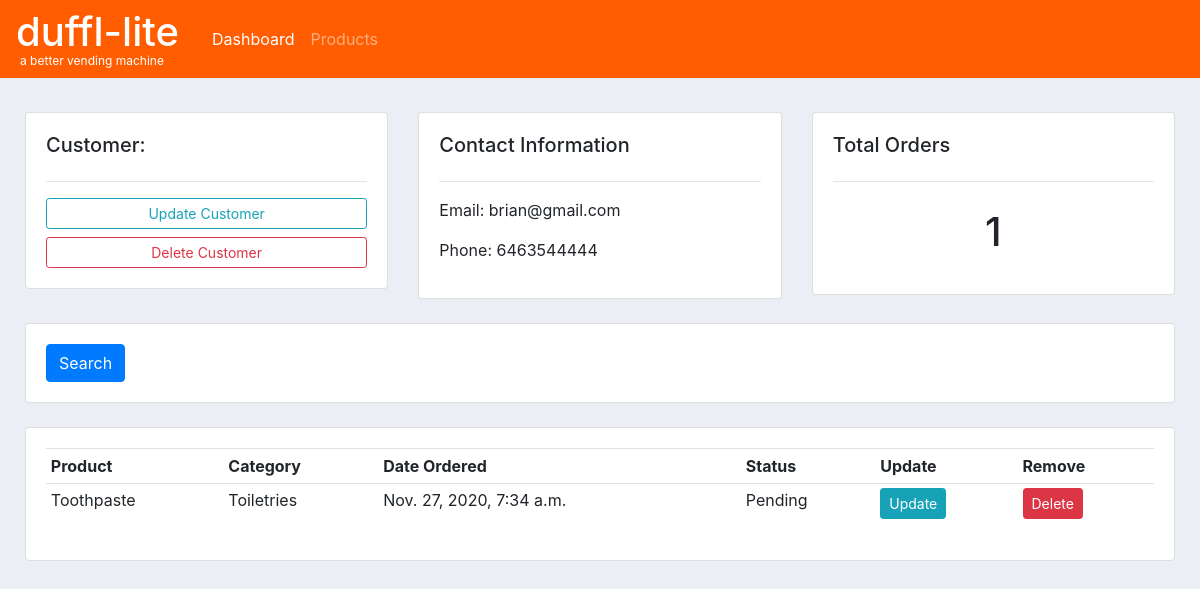
/customer/3/, run on the app's committed database.
### accounts/models.py (models this page shows, shortened)
class Customer(models.Model):
	name = models.CharField(max_length=200, null=True)
	phone = models.CharField(max_length=200, null=True)
	email = models.CharField(max_length=200, null=True)
	date_created = models.DateTimeField(auto_now_add=True, null=True)

class Order(models.Model):
	STATUS = (
			('Pending', 'Pending'),
			('Out for delivery', 'Out for delivery'),
			('Delivered', 'Delivered'),
			)
	customer = models.ForeignKey(Customer, null=True, on_delete= models.SET_NULL)
	product = models.ForeignKey(Product, null=True, on_delete= models.SET_NULL)
	date_created = models.DateTimeField(auto_now_add=True, null=True)
	status = models.CharField(max_length=200, null=True, choices=STATUS)

class Product(models.Model):
	CATEGORY = (
			('Snacks', 'Snacks'),
			('Toiletries', 'Toiletries'),
			)
	name = models.CharField(max_length=200, null=True)
	price = models.FloatField(null=True)
	category = models.CharField(max_length=200, null=True, choices=CATEGORY)
	description = models.CharField(max_length=200, null=True, blank=True)
	date_created = models.DateTimeField(auto_now_add=True, null=True)
	def __str__(self):
		return self.name

### accounts/views.py (the view)
# urls.py: path('customer/<str:pk_test>/', views.customer, name="customer"),
def customer(request, pk_test):
	customer = Customer.objects.get(id=pk_test)
	orders = customer.order_set.all()
	order_count = orders.count()
	context = {'customer':customer, 'orders':orders, 'order_count':order_count}
	return render(request, 'accounts/customer.html',context)

### accounts/templates/accounts/customer.html
{% extends 'accounts/main.html' %}
{% block content %}
<br>
<div class="row">
    <div class="col-md">
        <div class="card card-body">
            <h5>Customer:</h5>
            <hr>
            <a class="btn btn-outline-info  btn-sm btn-block" href="">Update Customer</a>
            <a class="btn btn-outline-danger  btn-sm btn-block" href="">Delete Customer</a>
        </div>
    </div>
    <div class="col-md">
        <div class="card card-body">
            <h5>Contact Information</h5>
            <hr>
            <p>Email: {{customer.email}}</p>
            <p>Phone: {{customer.phone}}</p>
        </div>
    </div>
    <div class="col-md">
        <div class="card card-body">
            <h5>Total Orders</h5>
            <hr>
            <h1 style="text-align: center;padding: 10px">{{order_count}}</h1>
        </div>
    </div>
</div>
<br>
<div class="row">
    <div class="col">
        <div class="card card-body">
            <form method="get">
                <button class="btn btn-primary" type="submit">Search</button>
            </form>
        </div>
    </div>
</div>
<br>
<div class="row">
    <div class="col-md">
        <div class="card card-body">
            <table class="table table-sm">
                <tr>
                    <th>Product</th>
                    <th>Category</th>
                    <th>Date Ordered</th>
                    <th>Status</th>
                    <th>Update</th>
                    <th>Remove</th>
                </tr>
                {% for order in orders %}
                <tr>
                    <td>{{order.product}}</td>
                    <td>{{order.product.category}}</td>
                    <td>{{order.date_created}}</td>
                    <td>{{order.status}}</td>
                    <td><a class="btn btn-sm btn-info" href="{% url 'update_order' order.id %}">Update</a></td>
                    <td><a class="btn btn-sm btn-danger" href="{% url 'delete_order' order.id %}">Delete</a></td>
                </tr>
                {% endfor %}
            </table>
        </div>
    </div>
</div>
{% endblock %}

### accounts/templates/accounts/main.html (style rules this page uses)
body { background-color: #ebeff5; }

### data on the page
Customer: email "brian@gmail.com", phone "6463544444"
Order: product "Toothpaste", product.category "Toiletries", date_created "Nov. 27, 2020, 7:34 a.m.", status "Pending"

### other printed values
{{ order_count }} "1"
